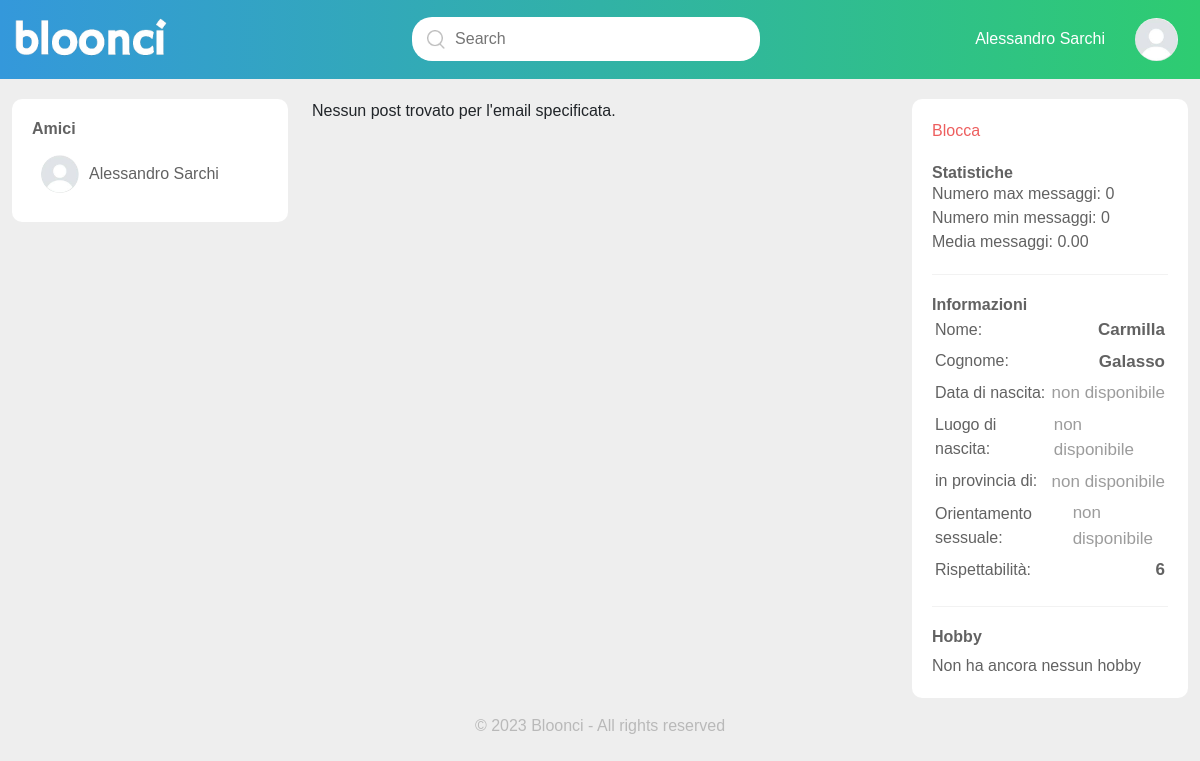
The page /frontEnd/bachecaAmico.php?emailCorrente=carmi@gmail.com (signed in) on the database its author committed.
### tables this page shows
CREATE TABLE `utente` (
  `email` varchar(50) NOT NULL,
  `password` varchar(50) NOT NULL,
  `nome` varchar(30) NOT NULL,
  `cognome` varchar(30) NOT NULL,
  `dataNascita` date DEFAULT NULL,
  `cittàNacita` varchar(30) DEFAULT NULL,
  `provinciaNascita` varchar(30) DEFAULT NULL,
  `orientamentoSessuale` enum('eterosessuale','omosessuale','bisessuale','altro') DEFAULT NULL,
  `rispettabilità` enum('0','1','2','3','4','5','6','7','8','9','10') NOT NULL DEFAULT '6',
  `bloccante` varchar(50) DEFAULT NULL,
  `amministratore` tinyint(1) NOT NULL DEFAULT 0
);

### backEnd/infoListAmico.php (the view)
<?php
try {
    $emailUtente = $_SESSION['emailBacheca'];
    $sql = "SELECT nome, cognome, dataNascita, cittàNacita, provinciaNascita, orientamentoSessuale, rispettabilità
    FROM utente WHERE email = '$emailUtente';";
    $result = $cid->query($sql);
    if ($result->num_rows > 0) {
        while ($row = $result->fetch_assoc()) {
            echo "<div class='user-info'>";
            echo "<div class='info-list'><div>Nome: </div><span>" . ($row['nome'] ?? "<div class='non-disponibile'>non disponibile</div>") . "</span></div>";
            echo "<div class='info-list'><div>Cognome: </div><span>" . ($row['cognome'] ?? "<div class='non-disponibile'>non disponibile</div>") . "</span></div>";
            echo "<div class='info-list'><div>Data di nascita: </div><span>" . ($row['dataNascita'] ? date('d-m-Y', strtotime($row['dataNascita'])) : "<div class='non-disponibile'>non disponibile</div>") . "</span></div>";
            echo "<div class='info-list'><div>Luogo di nascita: </div><span>" . ($row['cittàNacita'] ?? "<div class='non-disponibile'>non disponibile</div>") . "</span></div>";
            echo "<div class='info-list'><div>in provincia di: </div><span>" . ($row['provinciaNascita'] ?? "<div class='non-disponibile'>non disponibile</div>") . "</span></div>";
            echo "<div class='info-list'><div>Orientamento sessuale: </div><span>" . ($row['orientamentoSessuale'] ?? "<div class='non-disponibile'>non disponibile</div>") . "</span></div>";
            echo "<div class='info-list'><div>Rispettabilità: </div><span>" . ($row['rispettabilità'] ?? "<div class='non-disponibile'>non disponibile</div>") . "</span></div>";
            echo "</div>";
        }
    } else {
        echo "Non ci sono risultati per questa query.";
    }
} catch (Exception $error) {
    echo $error;
}
?>

### backEnd/friendListAmico.php
<?php
try {
    $emailUtente = $_SESSION['emailBacheca'];
    $sql = "SELECT utente.nome, utente.cognome, utente.email
            FROM amicizia
            INNER JOIN utente ON (amicizia.emailRichiedente = utente.email AND amicizia.emailRicevitore = '$emailUtente' AND amicizia.dataAccettazione IS NOT NULL)
            OR (amicizia.emailRicevitore = utente.email AND amicizia.emailRichiedente = '$emailUtente' AND amicizia.dataAccettazione IS NOT NULL);";
    $result = $cid->query($sql);
    if ($result->num_rows > 0) {
        while ($row = $result->fetch_assoc()) {
            echo "<div class='friend-list'>";
            echo "  <img class='d-none d-lg-block' src='../images/misc/unkwownPhoto.jpeg'>";
            echo "  <div class='request-info'>";
            echo "      <h4><a href='../frontEnd/bachecaAmico.php?emailCorrente=" . $row['email'] . " ''>" . $row['nome'] . " " . $row['cognome'] . "</a></h4>";
            echo "  </div>";
            echo "</div>";
        }
    } else {
        echo "<div>Non ha ancora nessun amico</div>";
    }
} catch (Exception $error) {
    echo $error;
}

### rows shown on the page
utente: nome "Alessandro", cognome "Sarchi"
utente: nome "Carmilla", cognome "Galasso", shows "non disponibile", cittàNacita "non disponibile", provinciaNascita "non disponibile", orientamentoSessuale "non disponibile", rispettabilità "6"

### other values the page prints
$_SESSION['nome'] "Alessandro"
$_SESSION['cognome'] "Sarchi"
$stats['maxMessages'] "0"
$stats['minMessages'] "0"
$stats['averageMessages'] "0.00"
